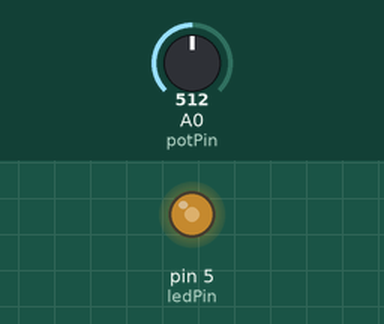
A sketch run on a simulated Arduino Uno, built with avr-gcc and run on an emulated ATmega328P. On the bench: output pins drawn as LEDs (lit = HIGH). The test bench sets the inputs (shaded band); at power-on: A0 (potPin) = 512.

Above: at 1.2 s.
1.3 s: A0 (potPin) set to 716
At 1.8 s:
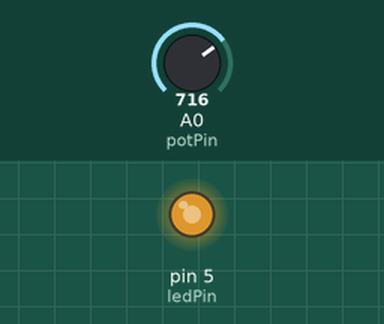
2.8 s: A0 (potPin) set to 900
At 3.1 s:
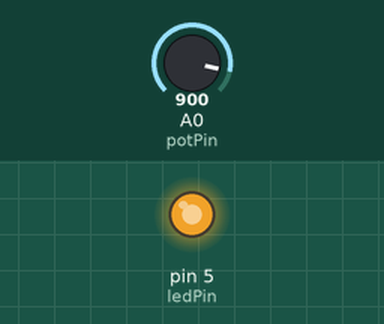
4.3 s: A0 (potPin) set to 122
At 5.5 s:
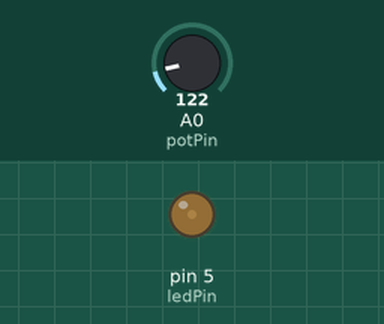
5.8 s: A0 (potPin) set to 0
At 6.7 s:
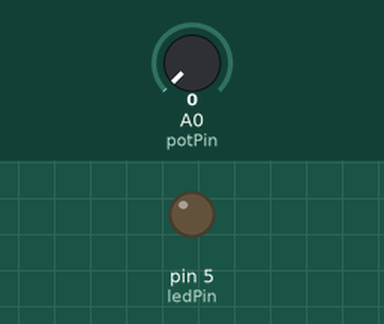
7.3 s: A0 (potPin) set to 511
At 8.0 s:
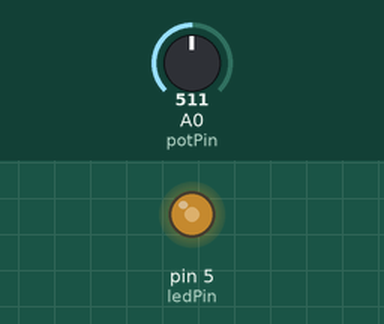
Timing chart, 0 to 9.8 s (numbered marks = the images above; inputs shaded):
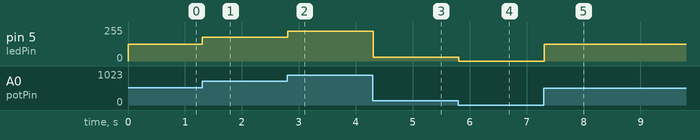

The sketch:

potentiometer_led.ino
```cpp
// Credits: https://www.instructables.com/id/How-to-use-Potentiometer-Arduino-Tutorial/

//Constants:
const int ledPin = 5;  //pin 9 has PWM funtion
const int potPin = A0; //pin A0 to read analog input

//Variables:
int value; //save analog value

void setup() {
  pinMode(ledPin, OUTPUT);
  //pinMode(potPin, INPUT); //Optional
}

void loop() {
  value = analogRead(potPin);          //Read and save analog value from potentiometer
  value = map(value, 0, 1023, 0, 255); //Map value 0-1023 to 0-255 (PWM)
  analogWrite(ledPin, value);          //Send PWM value to led
  delay(100);                          //Small delay
}
```

Measured:
- after the input at 1.3 s, pin 5 (ledPin): 127/255 → 178/255 at once
- after the input at 2.8 s, pin 5 (ledPin): 178/255 → 224/255 at once
- after the input at 4.3 s, pin 5 (ledPin): 224/255 → 30/255 at once
- after the input at 5.8 s, pin 5 (ledPin): 30/255 → 0/255 at once
- after the input at 7.3 s, pin 5 (ledPin): 0/255 → 127/255 at once
